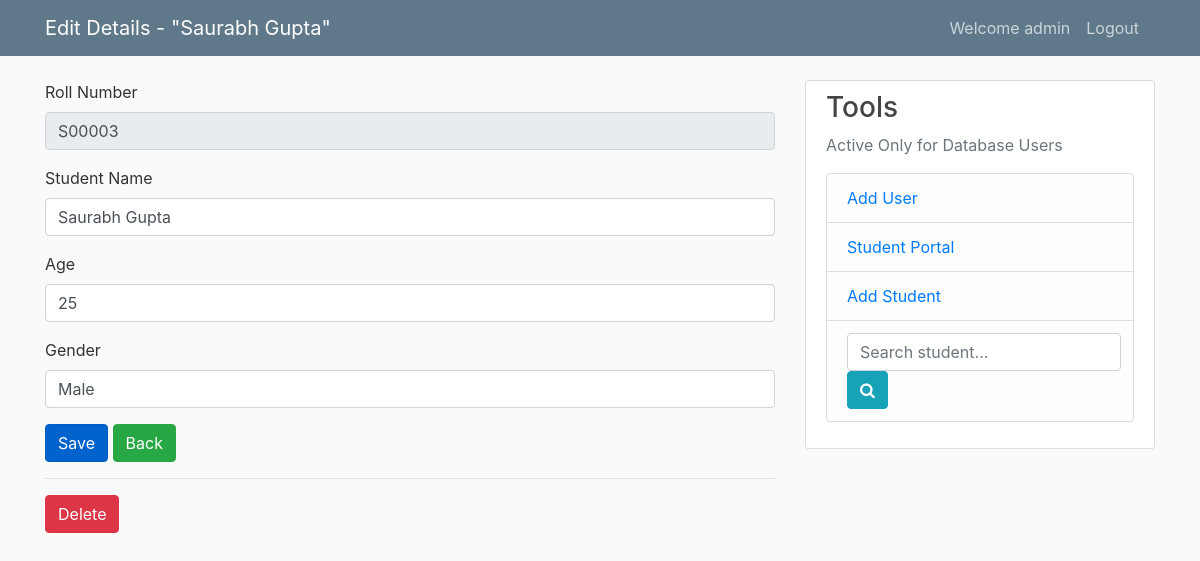
Screenshot of /student/3/update (signed in) with the database file from the repository.
### tables this page shows
CREATE TABLE student (
  id INTEGER PRIMARY KEY AUTOINCREMENT,
  name TEXT NOT NULL,
  age TEXT NOT NULL,
  gender CHAR(6) NOT NULL,
  add_date TIMESTAMP NOT NULL DEFAULT CURRENT_TIMESTAMP
);

CREATE TABLE user (
  id INTEGER PRIMARY KEY AUTOINCREMENT,
  username TEXT UNIQUE NOT NULL,
  password TEXT NOT NULL
);

### student/student.py (the view, shortened to what this page needs)
@bp.route('/<int:id>/update', methods=('GET', 'POST'))
@login_required
def update(id):
    student = get_students(id)
    return render_template('student/update.html', student=student)

### student/auth.py (called while the page is built)
@bp.before_app_request
def load_logged_in_user():
    user_id = session.get('user_id')
    if user_id is None:
        g.user = None
    else:
        g.user = get_db().execute(
            'SELECT * FROM user WHERE id = ?', (user_id,)
        ).fetchone()

def login_required(view):
    @functools.wraps(view)
    def wrapped_view(**kwargs):
        if g.user is None:
            return redirect(url_for('auth.login'))
        return view(**kwargs)
    return wrapped_view

### student/student.py (called while the page is built)
def get_students(id):
    student = get_db().execute(
        'SELECT id, "S0000" || CAST( id AS TEXT)  AS roll_number, name, age, gender, add_date '
        ' FROM student WHERE id=?',
        (id,)
    ).fetchone()
    if student is None:
        abort(404, "Post id {0} doesn't exist.".format(id))
    return student

### student/student_db.py (called while the page is built)
def get_db():
    if 'db' not in g:
        g.db = sqlite3.connect(
            current_app.config['DATABASE'],
            detect_types=sqlite3.PARSE_DECLTYPES
        )
        g.db.row_factory = sqlite3.Row
    return g.db

### student/templates/student/update.html
{% extends 'base.html' %}
{% block header %}
  {% block title %}Edit Details - "{{ student['name'] }}"{% endblock %}
{% endblock %}
{% block content %}
    <form method='post'>
       <div class="form-group">
          <label for="roll"> Roll Number </label>
          <input type="text" class="form-control" name="roll" id="roll" value="{{ student['roll_number'] }}" disabled>
        </div>
        <div class="form-group">
          <label for="name"> Student Name </label>
          <input type="text" class="form-control" name="name" id="name" value="{{ request.form['name'] or student['name'] }}" placeholder="name">
        </div>
        <div class="form-group">
          <label for="name"> Age </label>
          <input type="number" class="form-control" name="age" id="age" value="{{ request.form['age'] or student['age'] }}" min="1" max="99">
        </div>
        <div class="form-group">
          <label for="gender"> Gender </label>
          <input type="text" class='form-control' name="gender" id="gender" value="{{ request.form['gender'] or student['gender'] }}">
        </div>
        <button type="submit" class="btn btn-primary active">Save</button>
        <a href="{{ url_for('student.index') }}" class="btn btn-success"> Back </a>
    </form>
    <hr>
    <form action="{{ url_for('student.delete', id=student['id']) }}" method="post">
      <input class="btn btn-danger" type="submit" value="Delete" onclick="return confirm('Are you sure?');">
    </form>
{% endblock content %}

### student/templates/base.html (shortened to what this page needs)
<!doctype html>
<html lang="en">
  <head>
    <link rel="stylesheet" href="https://cdnjs.cloudflare.com/ajax/libs/font-awesome/4.7.0/css/font-awesome.min.css">
    <link rel="stylesheet" href="https://maxcdn.bootstrapcdn.com/bootstrap/4.0.0/css/bootstrap.min.css">
    <link rel="stylesheet" href="{{ url_for('static', filename='style.css') }}">
  </head>
  <body>
    <header class="site-header">
          <nav class="navbar navbar-expand-md navbar-dark bg-steel fixed-top">
            <div class="container">
              <a class="navbar-brand mr-4" href="{{ url_for('auth.login')}}">{% block header %}{% endblock %}</a>
              <div class="collapse navbar-collapse" id="navbarToggle">
                {% if g.user %}
                  <div class="navbar-nav mr-sm-2">
                    <a class="nav-item nav-link" href="#"><span> Welcome {{ g.user['username'] }}</span></a>
                    <a class="nav-item nav-link" href="{{ url_for('auth.logout') }}">Logout</a>
                  </div>
                {% endif %}
              </div>
            </div>
          </nav>
    </header>
    <main role="main" class="container">
          <div class="row">
            <div class="col-md-8">
              {% block content %}{% endblock %}
            </div>
            <div class="col-md-4">
              <div class="content-section">
                <h3> Tools </h3>
                <p class='text-muted'>Active Only for Database Users
                  {% if g.user %}
                    <ul class="list-group">
                      <li class="list-group-item list-group-item-light">
                        <a href="{{ url_for('auth.adduser') }}">Add User</a>
                      </li>
                      <li class="list-group-item list-group-item-light">
                        <a href="{{ url_for('student.index') }}"> Student Portal </a>
                      </li>
                      <li class="list-group-item list-group-item-light">
                        <a href="{{ url_for('student.create') }}"> Add Student </a>
                      </li>
                      <li class="list-group-item list-group-item-light">
                        <div class='search'>
                          <form method="get" action='/student/search' class="form-inline">
                            <input type="text" name="search" class="form-control" value="{{ request.form['search'] }}" placeholder="Search student...">
                            <button class="btn btn-info" type="submit"><i class="fa fa-search"></i></button>
                          </form>
                        </div>
                      </li>
                    </ul>
                  {% endif %}
                </p>
              </div>
            </div>
          </div>
    </main>
  </body>
</html>

### student/static/style.css (style rules this page uses)
body { background: #fafafa; color: #333333; margin-top: 5rem; }
h1, h2, h3, h4, h5, h6 { color: #444444; }
ul { margin: 0; }
.bg-steel { background-color: #5f788a; }
.site-header .navbar-nav .nav-link { color: #cbd5db; }
.content-section { background: #ffffff; padding: 10px 20px; border: 1px solid #dddddd; border-radius: 3px; margin-bottom: 20px; }

### rows the page displays
student: name "Saurabh Gupta", age "25", gender "Male"
user: user.username "admin"
